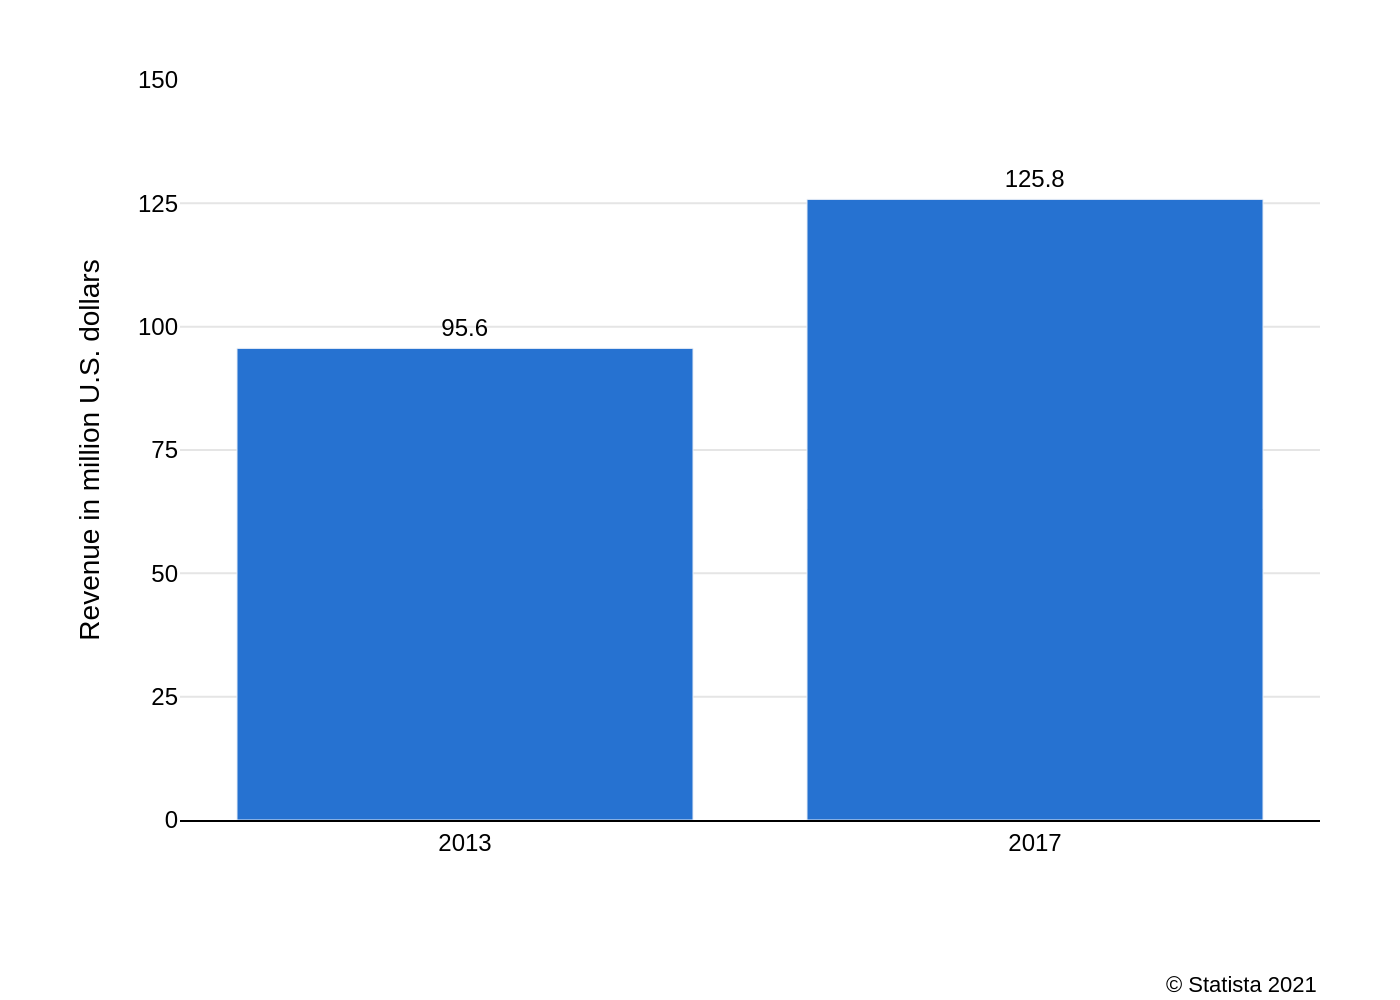

This figure's Python source:
import sys
import json
import plotly.graph_objects as go

# Check if the JSON file path is provided as a command-line argument
if len(sys.argv) != 2:
    print("Usage: python generate_chart.py <json_file_path>")
    sys.exit(1)

json_file_path = sys.argv[1]

# Read data from the specified JSON file
try:
    with open(json_file_path, 'r', encoding='utf-8') as f:
        chart_data = json.load(f)
except FileNotFoundError:
    print(f"Error: JSON file not found at '{json_file_path}'")
    sys.exit(1)
except json.JSONDecodeError:
    print(f"Error: Could not decode JSON from '{json_file_path}'")
    sys.exit(1)

# Extract data for plotting
x_values = [item['x'] for item in chart_data['chart_data']]
y_values = [item['y'] for item in chart_data['chart_data']]
texts = chart_data['texts']
colors = chart_data['colors']

# Create the figure
fig = go.Figure()

# Add the bar trace
fig.add_trace(go.Bar(
    x=x_values,
    y=y_values,
    text=y_values,
    textposition='outside',
    marker_color=colors[0],
    hoverinfo='none',
    textfont=dict(
        family="Arial",
        size=12,
        color='black'
    ),
    cliponaxis=False
))

# Update layout for a clean and accurate representation
fig.update_layout(
    title_text=texts['title'],
    plot_bgcolor='white',
    font=dict(
        family="Arial",
        size=12,
        color="black"
    ),
    showlegend=False,
    xaxis=dict(
        title_text=texts['x_axis_title'],
        showgrid=False,
        linecolor='black',
        linewidth=1,
        tickfont=dict(size=12)
    ),
    yaxis=dict(
        title_text=texts['y_axis_title'],
        showgrid=True,
        gridcolor='#E5E5E5',
        gridwidth=1,
        zeroline=False,
        showline=False,
        range=[0, 150],
        tickvals=[0, 25, 50, 75, 100, 125, 150],
        tickfont=dict(size=12)
    ),
    margin=dict(l=90, r=40, t=40, b=90),
    annotations=[
        dict(
            text=texts['source'],
            align='right',
            showarrow=False,
            xref='paper',
            yref='paper',
            x=1,
            y=-0.2,
            xanchor='right',
            yanchor='top',
            font=dict(size=11)
        )
    ]
)

# Determine the output filename from the input JSON path
if '.' in json_file_path:
    base_name = json_file_path.rsplit('.', 1)[0]
else:
    base_name = json_file_path

output_filename = f"{base_name}.png"

# Save the figure as a PNG image
fig.write_image(output_filename, scale=2)

print(f"Chart saved to {output_filename}")
